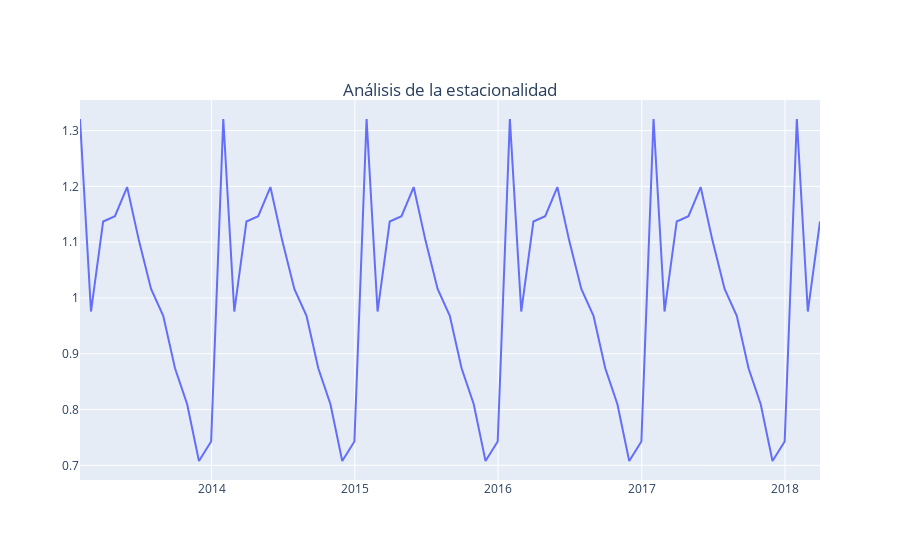

This figure's notebook cell:
### Code cell
# Seasonality
fig4 = go.Figure()

seasonality = seasonal_decomposition.seasonal

fig4.add_trace(
    go.Scatter(
        x = seasonality.index,
            y = seasonality,
            name = 'Seasonality'
    )
)

fig4.update_layout(title={
             'text': "Análisis de la estacionalidad",
         'y':0.85,
         'x':0.5,
         'xanchor': 'center',
         'yanchor': 'top'
}
                 )


fig4.show()
